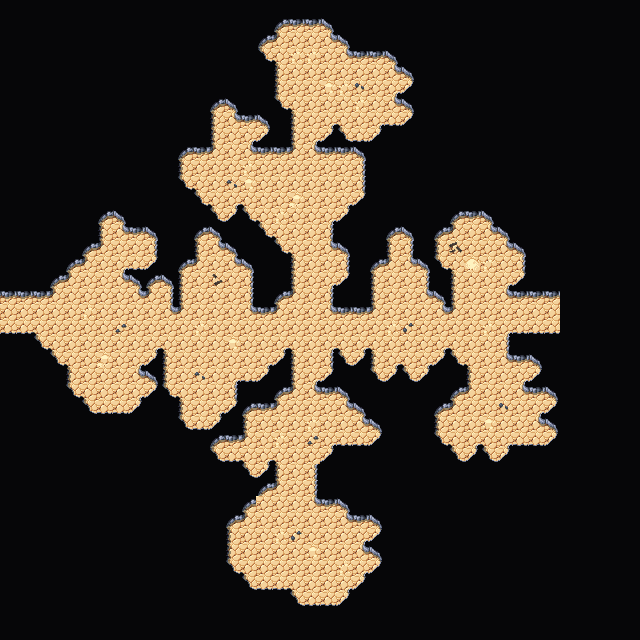

This game map was drawn from its Tiled (.tmx) file and the tilesets committed beside it. A one-line description and the trimmed map source follow:
An orthogonal 40x40 tile map with 16x16 px tiles, 4 tile layers (Collision, Background, Walls, Clutter), 2 tilesets and 2 objects.

<map version="1.5" tiledversion="1.7.2" orientation="orthogonal" renderorder="right-down" width="40" height="40" tilewidth="16" tileheight="16" infinite="0" nextlayerid="7" nextobjectid="62">
 <editorsettings>
  <export target="wastetown..tmx" format="tmx" />
 </editorsettings>
 <tileset firstgid="1" source="../../../tileset/main.tsx" />
 <tileset firstgid="3477" source="../../../tileset/buildings.tsx" />
 <layer id="6" name="Collision" width="40" height="40">
  <data>[1600 cells, 0 non-empty, 0 distinct tile ids]</data>
 </layer>
 <layer id="1" name="Background" width="40" height="40">
  <data>[1600 cells, 1600 non-empty, 1 distinct tile ids]</data>
 </layer>
 <layer id="2" name="Walls" width="40" height="40">
  <data>[1600 cells, 1363 non-empty, 19 distinct tile ids]</data>
 </layer>
 <layer id="3" name="Clutter" width="40" height="40">
  <properties>
   <property name="spriteLayer" type="bool" value="true" />
  </properties>
  <data>[1600 cells, 29 non-empty, 10 distinct tile ids]</data>
 </layer>
 <objectgroup id="4" name="Objects">
  <object id="59" template="../../../obj/door_right.tx" x="1.16667" y="320.333">
   <properties>
    <property name="teleport" value="../common/maps/map/cave/cave_multilevel_4/cave_23A7.tmx" />
    <property name="teleportObjectId" value="62" />
   </properties>
  </object>
  <object id="60" template="../../../obj/door_left.tx" x="542" y="322">
   <properties>
    <property name="teleport" value="../common/maps/map/cave/cave_multilevel_4/cave_23A9.tmx" />
    <property name="teleportObjectId" value="59" />
   </properties>
  </object>
 </objectgroup>
</map>
